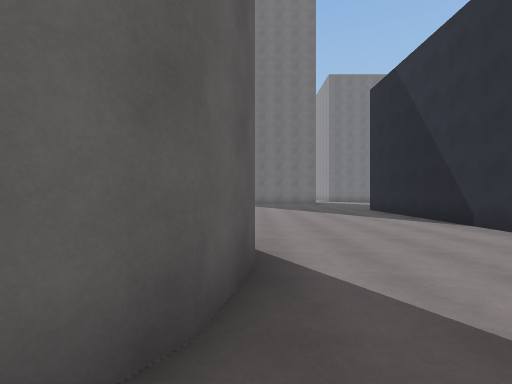
[1] (above)

16 first-person views from a walk through a Unity game level. The camera is 1.5 m above the floor, looks level and sees 85° across. The floor is counted in squares, 2 m on a side. Each view is taken from the middle of a square. On the plan, view 1 faces up. The plan holds only what a view shows up to about 10 squares ahead; the rest is blank. The place goes on beyond the plan. The player character is not drawn. Surface patterns are stand-ins for the level's own textures.

[2]
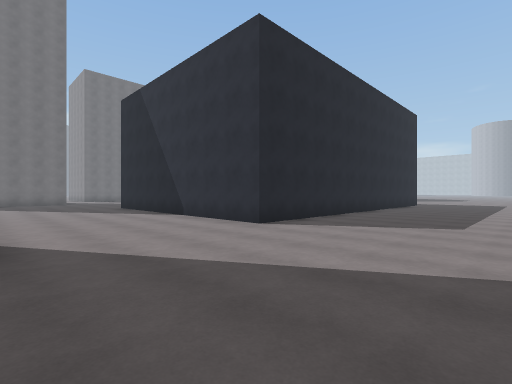

[3]
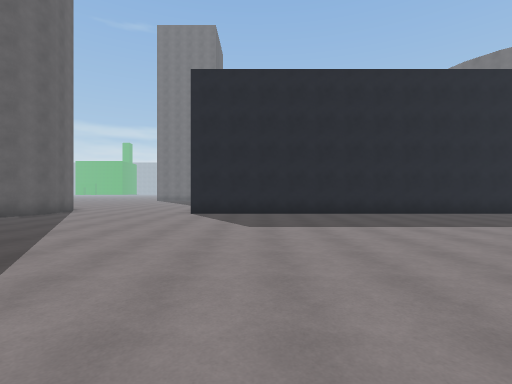

[4]
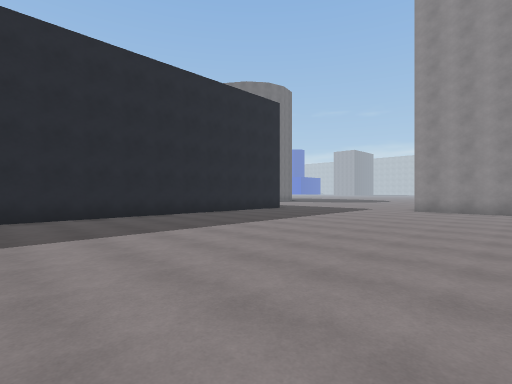

[5]
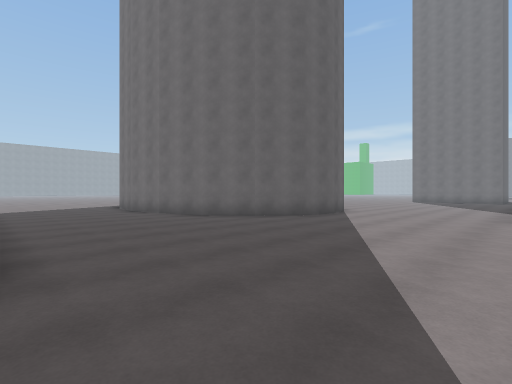

[6]
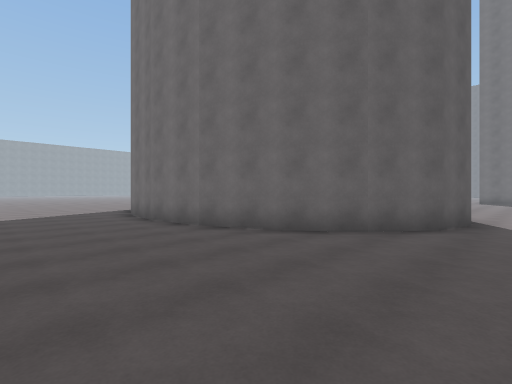

[7]
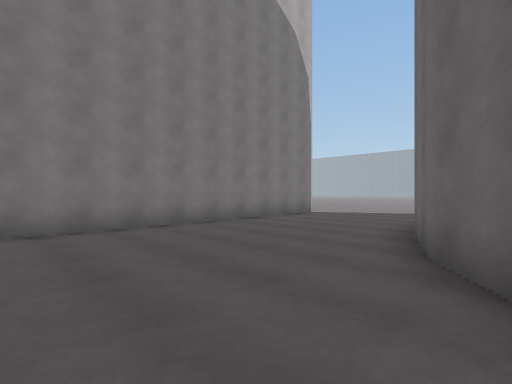

[8]
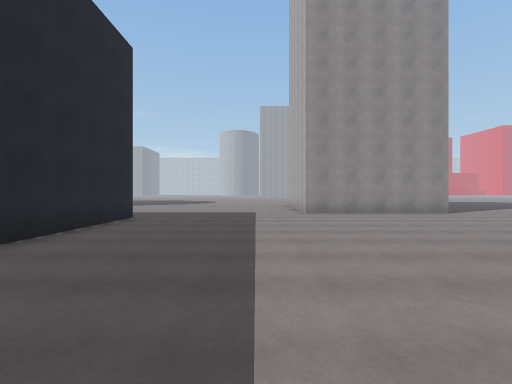

[9]
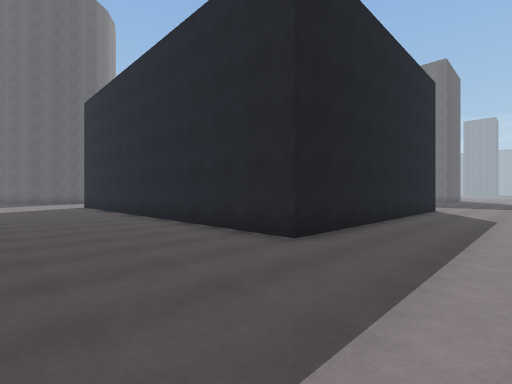

[10]
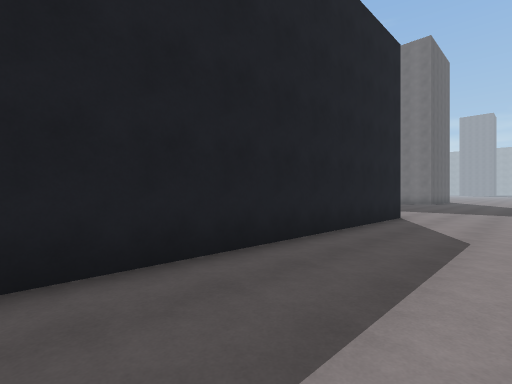

[11]
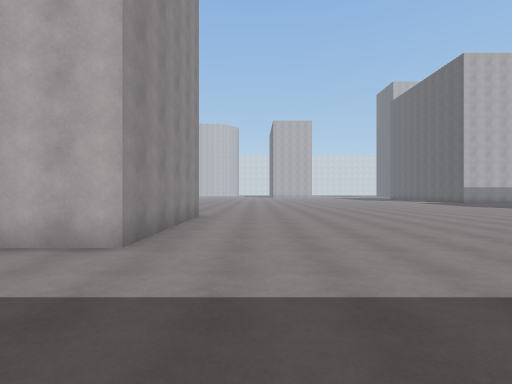

[12]
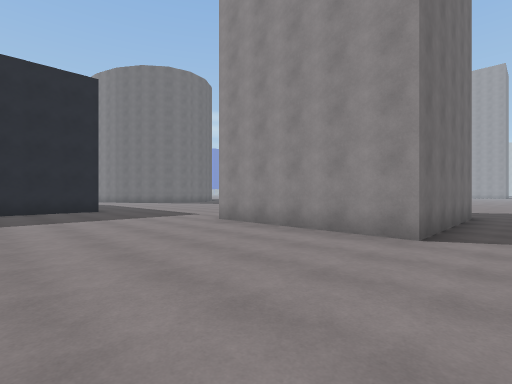

[13]
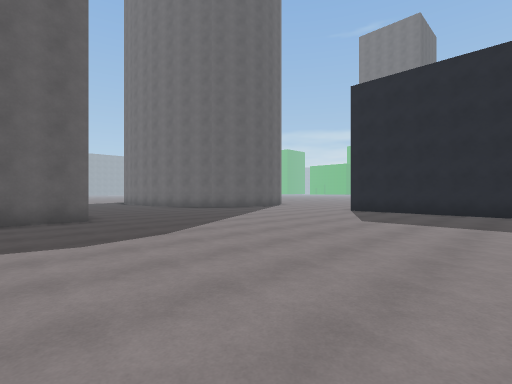

[14]
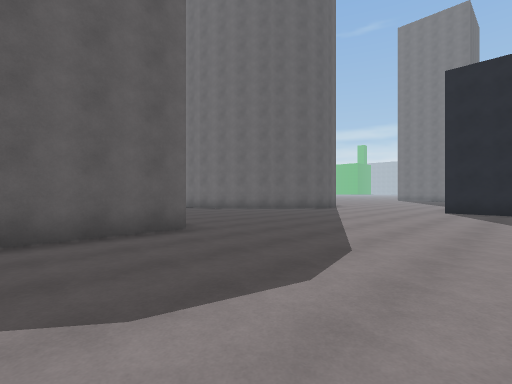

[15]
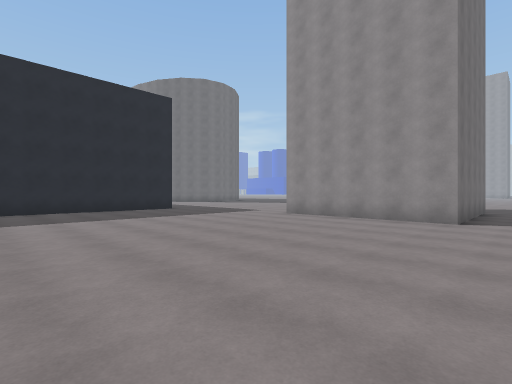

[16]
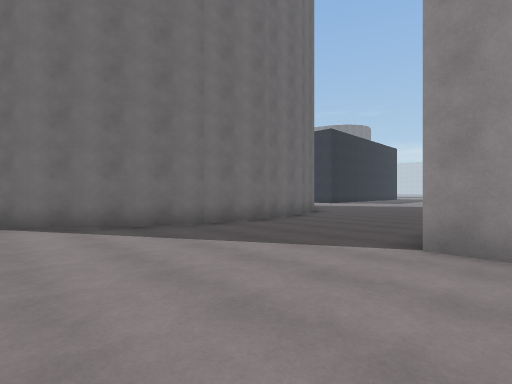

### Floor plan
Points are (right, up) in squares from view 1. A wall is a line through its corners. A room is listed if a view was taken in it or the views show most of it. See-through windows are left out.
Room 1 (views 1, 2, 3, 4, 5, 6, 7, 8, 9, 10, 11, 12, 13, 14, 15)
walls: (2, -5.9) (2, -8.9); (0, 2.8) (-0.3, 1.4) (-1.2, 0.2) (-2.7, -0.9); (-2.5, -0.8) (-4.4, -1.5); (20.5, -7.7) (18.8, -7.7) (18.8, -2.7) (20.5, -2.7); (-4.3, -1.5) (-6.3, -1.7); (-6.2, -1.7) (-8.3, -1.5); (17.3, 11.6) (17.3, 2.6) (4.8, 2.6) (4.8, 4.6); (-7.2, -6) (0.8, -6); (-8.1, -1.5) (-9.2, -1.1)
ways out: opening at (-8.8, -3.5) to room 2; opening at (2.5, 3.8) to room 2; opening at (18.3, 13) to room 2
Room 2 (view 16)
walls: (4.8, 4.6) (4.8, 10); (-9.9, -0.8) (-11.3, 0.2) (-11.7, 0.7); (-9.2, -1.1) (-10, -0.8); (-8, -6.9) (-8, -6)
ways out: opening at (-8.8, -3.5) to room 1; opening at (2.5, 3.8) to room 1; opening at (18.3, 13) to room 1

Positions as (right, up) in squares from view 1, and headings:
1: (0, 0), facing up
2: (0, -2), facing up-right
3: (7, -7), facing up
4: (7, -6), facing up-right
5: (5, -6), facing up-left
6: (1, -5), facing up-left
7: (1, 0), facing down-left
8: (9, -1), facing right
9: (20, -1), facing up-left
10: (20, 3), facing up-left
11: (17, 1), facing down
12: (14, -9), facing up-right
13: (10, -8), facing up-left
14: (7, -9), facing up-left
15: (11, -9), facing up-right
16: (-12, -7), facing up-right
